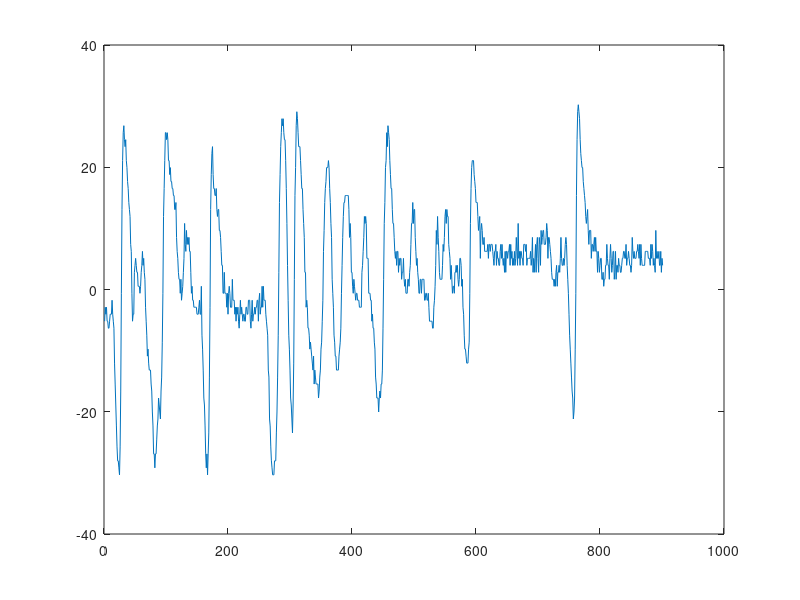

The MATLAB script that drew this image:
% fileID = fopen("baseline10.txt", 'r');
% formatSpec = '%c';
% A = fscanf(fileID,formatSpec);
% 
% A(1:14);


%fileID = fopen('baseline10.txt', 'r');
fileID = fopen('baseline 14.txt', 'r');

% Initialize a cell array to store lines
lines = {};

% Read the file line by line
currentLine = fgetl(fileID);
while ischar(currentLine)
    lines{end+1} = currentLine;
    currentLine = fgetl(fileID);
end

fclose(fileID);

sampleNumber = 8;

charLine = char(lines(sampleNumber));  % 8  to 39
splitLine = strsplit(charLine, '\t');
%T = array2table(C);

sampleData = char(splitLine(26));
splitSampleData = strsplit(sampleData, ';');
doubledSampleData = cellfun(@str2double, splitSampleData);
plot(doubledSampleData);

for i = 8:length(lines)
    charLine = char(lines(i));
    if strcmp(charLine(1:6), 'Sample') || strcmp(charLine(1:6), 'sample')
        numberOfSample = i-8;
    else
        break;
    end
end
